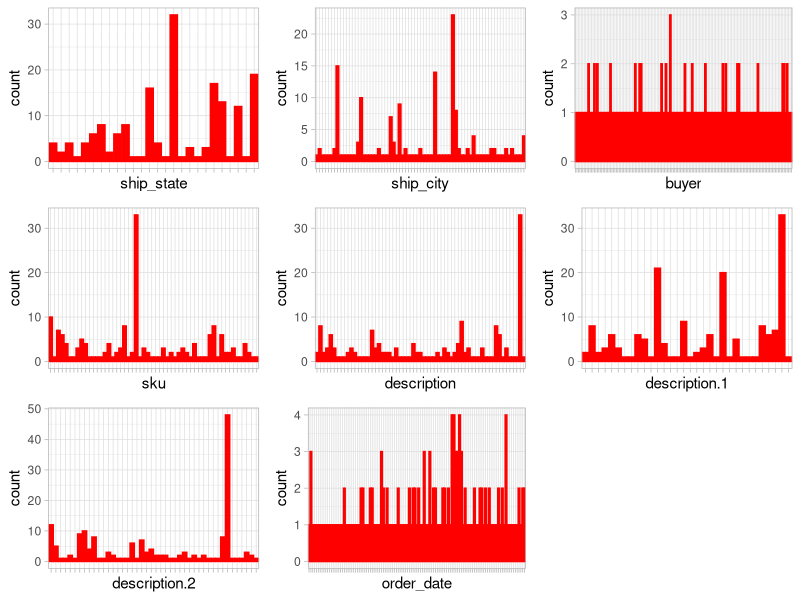
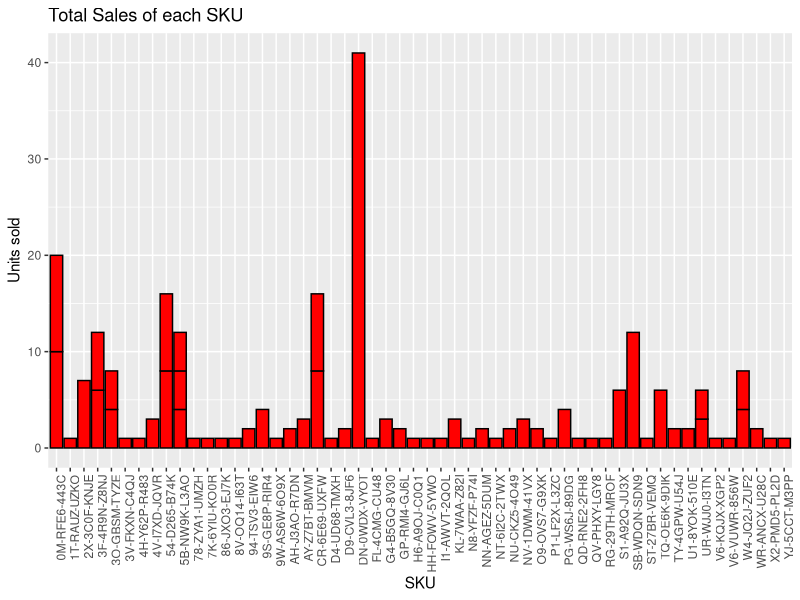
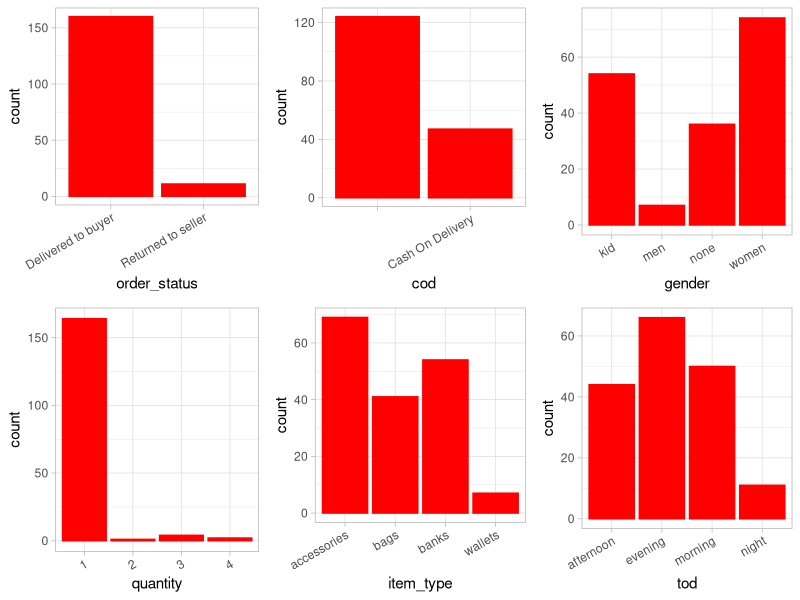
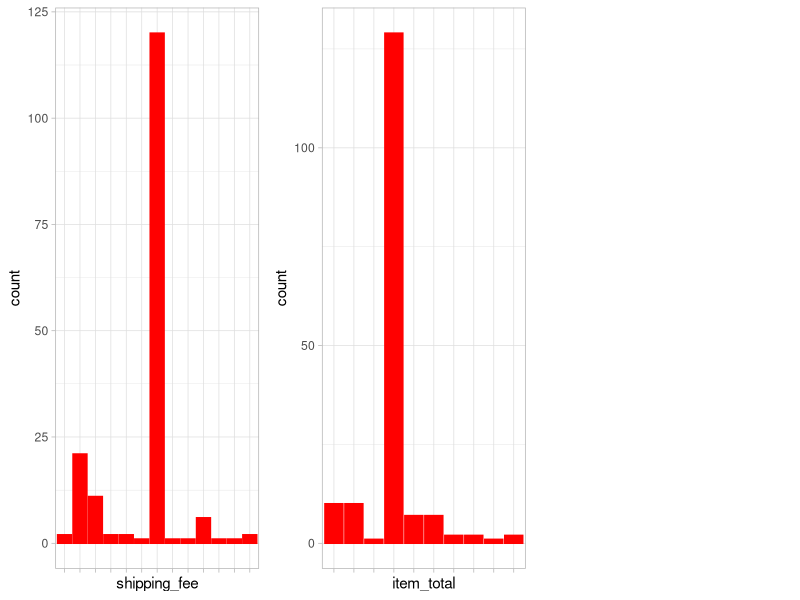
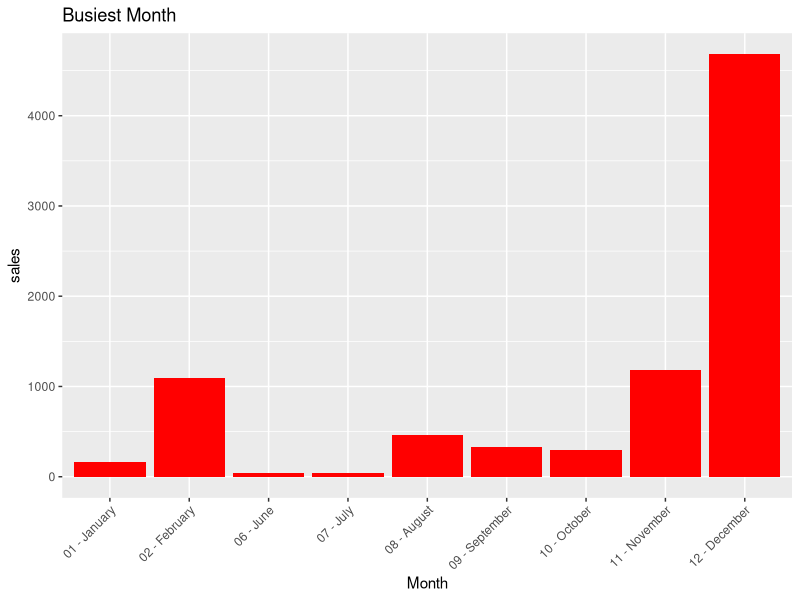
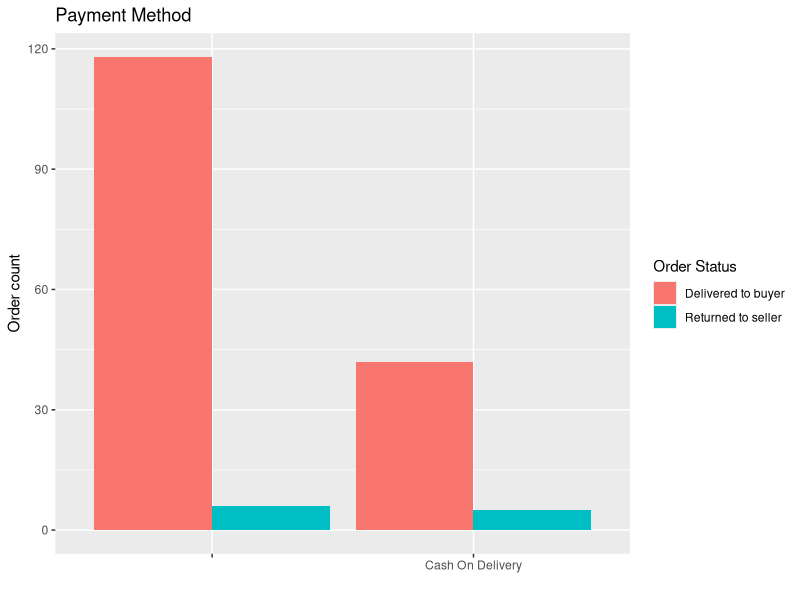
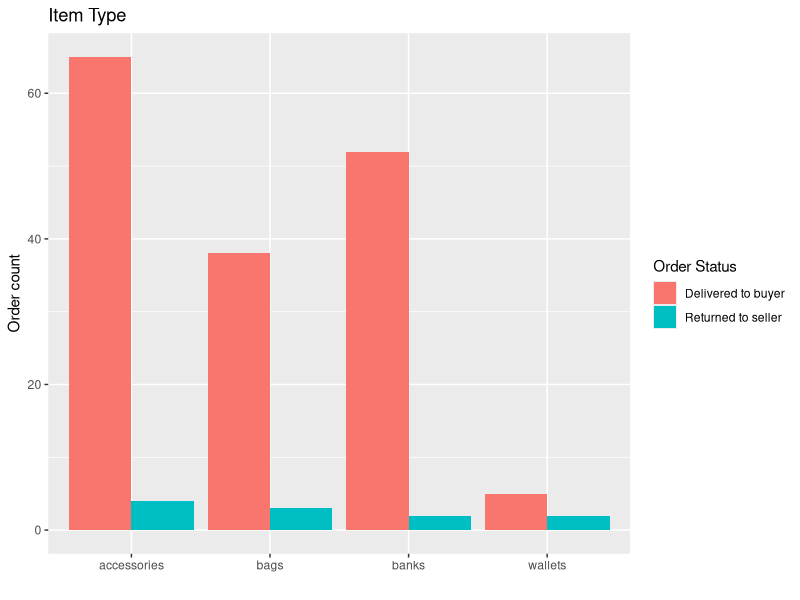
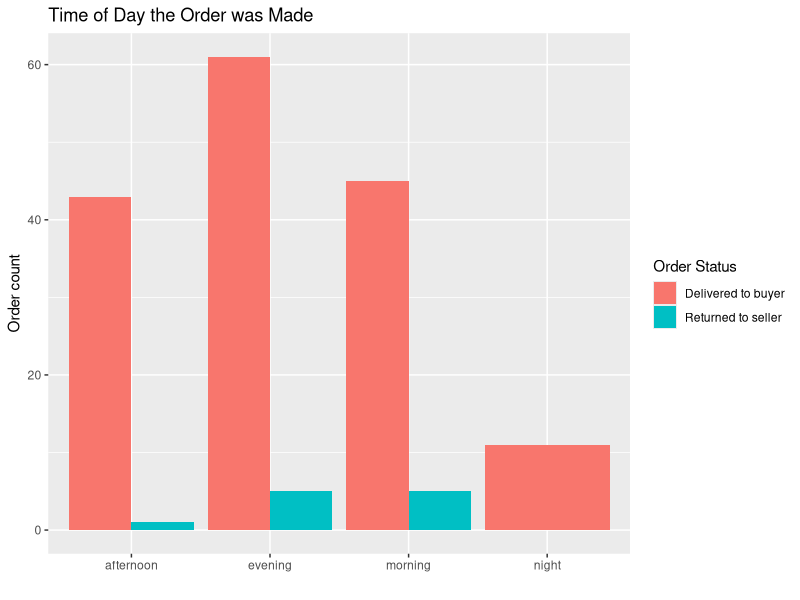

Write R code to recreate these figures, in order. (Note: this script raises an error after producing the figures.)
## ---- chunk 1


load.libraries <- c('tidyverse', 'gridExtra', 'dplyr', 'lubridate', 'ggplot2', 'stringr', 'randomForest', 'fastDummies', 'janitor', 'caret', 'AUC', 'plotrix')
install.lib <- load.libraries[!load.libraries %in% installed.packages()]
for(libs in install.lib) install.packages(libs, dependences = TRUE)
sapply(load.libraries, require, character = TRUE)

## ---- chunk 2

orders_data <- read.csv(file = "orders_data.csv") 

## ---- chunk 3

Id <- unique(orders_data$buyer)

names(Id) <- c(1:length(Id))

Id_Conversion <- data.frame(buyer = Id, Person = names(Id))

orders_data <- merge(orders_data, Id_Conversion, by = "buyer") %>%
  subset(select = -buyer) %>%
  mutate("buyer" = as.character(Person)) %>%
  subset(select = -Person) 

## ---- chunk 4
dim(orders_data)



length(unique(orders_data$order_no))
## ---- chunk 5
colnames(orders_data)

#view a selection of the data
str(orders_data[1,c("sku", "ship_city", "item_total", "order_date", "description")])
## ---- chunk 6

#tidying all variables, and splitting order_date variable

orders_data <- orders_data %>% 
   mutate(ship_city = substr(ship_city, 1, nchar(ship_city)-1)) %>%
   mutate(shipping_fee   = as.double(gsub(",", "",(substr(shipping_fee, 4, nchar(shipping_fee)))))) %>% 
   mutate(item_total =   as.double(gsub(",", "",(substr(item_total, 4, nchar(item_total)))))) %>% 
   mutate(sku = substr(sku, 7,   nchar(sku))) %>% 
   mutate(day = substr(order_date, 1, 3)) %>%  
   mutate(order_time = substr(order_date, 19, nchar(order_date)-3)) %>%
   mutate(order_hour = hour(mdy_hm(paste("11/11/99", order_time, sep =" ")))) %>% 
   mutate(order_minute = minute(mdy_hm(paste("11/11/99", order_time, sep =" ")))) %>% 
   mutate(timezone = substr(order_date, nchar(order_date)-3, nchar(order_date))) %>% 
   mutate(order_date1 = substr(order_date, 6, 18)) %>% 
   mutate(order_date = dmy(substr(order_date, 6, 18))) %>% 
   mutate(ship_city = tolower(trimws(ship_city, which = "both"))) %>%
   mutate(ship_state = tolower(trimws(ship_state, which = "both"))) %>%
   mutate(description = tolower(trimws(description, which = "both"))) %>% 
   mutate(quantity = as.double((quantity)))



orders_data[is.na(orders_data$order_date), 'order_date'] <- 
  dmy(paste(substring(orders_data[is.na(orders_data$order_date), 'order_date1'], 1, 6), substring(orders_data[is.na(orders_data$order_date), 'order_date1'], 10, 13), sep=" "))

orders_data <- orders_data %>%
  subset(select = -c(order_date1, day, order_time))





#correcting one-off cities and states

orders_data[orders_data$ship_city == as.character("mumbai 400 026"), c("ship_city")] <- as.character("mumbai")

orders_data[orders_data$ship_city == as.character("navi mumbai"), c("ship_city")] <- as.character("mumbai")

orders_data[orders_data$ship_city == as.character("thane district"), c("ship_city")] <- as.character("thane")

orders_data[orders_data$ship_city == as.character("kodambakkam, chennai"), c("ship_city")] <- as.character("chennai")

orders_data[orders_data$ship_state == as.character("mohali,"), c("ship_state")] <- as.character("mohali")

orders_data[orders_data$ship_state == as.character("chandigarh,"), c("ship_state")] <- as.character("chandigarh")

#Feature engineering by tracking key words in description

orders_data <- orders_data %>%
  mutate(gender = 
           ifelse(str_detect(orders_data$description, 'women') | str_detect(orders_data$description, 'woman'), as.character('women'),
                  ifelse(str_detect(orders_data$description, ' men') | str_detect(orders_data$description, ' man')| str_detect(orders_data$description, ' gent'), as.character('men'),
                         ifelse(str_detect(orders_data$description, 'kid'), as.character('kid'), as.character('none')))))




#Tracking other key words in descriptions for more feature engineering
#assessories <- lipstick, jewelry box 
#bags <- bag, purse, 
#banks <- bank
#wallet <-wallet


orders_data <- orders_data %>%
  mutate(item_type = 
           ifelse(str_detect(orders_data$description, 'lipstick') | str_detect(orders_data$description, 'jewelry'), as.character('accessories'),
                  ifelse(str_detect(orders_data$description, 'bag') | str_detect(orders_data$description, 'purse'), as.character('bags'),
                         ifelse(str_detect(orders_data$description, 'bank'), as.character('banks'),
                                ifelse(str_detect(orders_data$description, 'wallet'), as.character('wallets'), as.character('none'))))))




#cleaing up one-off descriptions

orders_data$description[28] <- as.character('bright and colorful handmade shantiniketan leather ganesh ji piggy coin bank for kids/adults | home decor handicrafts (black)')

orders_data$description[80] <- as.character('bright and colorful handmade shantiniketan leather ganesh ji piggy coin bank for kids/adults | home decor handicrafts (yellow)')

orders_data$description[105] <- as.character('bright and colorful handmade shantiniketan leather ganesh ji piggy coin bank for kids/adults | home decor handicrafts (blue)')

orders_data$description[124] <-as.character('bright and colorful handmade shantiniketan leather ganesh ji piggy coin bank for kids/adults | home decor handicrafts (green)') 

orders_data$description[143] <-  as.character('bright and colorful handmade shantiniketan leather ganesh ji piggy coin bank for kids/adults | home decor handicrafts (black)')

#splitting description by deliminator into more variables

orders_data <- orders_data %>% 
  mutate(description.1 = 
           trimws(vapply(str_split(description, "\\|"), '[', 1, FUN.VALUE = character(1)), which="both")) %>% 
  mutate(description.2 = 
           trimws(vapply(str_split(description, "\\|"), '[', 2, FUN.VALUE = character(1)), which="both")) %>% 
  mutate(description.3 = 
           trimws(vapply(str_split(description, "\\|"), '[', 3, FUN.VALUE = character(1)), which="both")) %>% 
  mutate(description.4 = trimws(vapply(str_split(description, "\\|"), '[', 4, FUN.VALUE = character(1)), which="both"))

orders_data[, c("description.1", "description.2", "description.3", "description.4")] <- orders_data %>% 
  summarise(description.1 = ifelse(is.na(description.1), as.character("none"), description.1), description.2 = ifelse(is.na(description.2), as.character("none"), description.2), description.3 = ifelse(is.na(description.3), as.character("none"), description.3), description.4 = ifelse(is.na(description.4), as.character("none"), description.4))

#revalue function
my_revalue <- function(x, ...){
  reval <- list(...)

  from <- names(reval)
  to <- unlist(reval)

  out <- eval(parse(text= paste0("{", paste0(paste0("x[x ==", "'", from,"'", "]", "<-", "'", to, "'"), collapse= ";"), ";x", "}")))

  return(out)
}

#feature engineering order months and time of day

orders_data <- orders_data %>%
  mutate(month = as.integer(month(order_date)))


#order month
orders_data$month <- my_revalue(orders_data$month, "1"= "01 - January", "2"="02 - February", "3"="03 - March", "4"="04 - April", "5"="05 - May", "6"="06 - June", "7"="07 - July", "8"="08 - August", "9"="09 - September", "10"="10 - October", "11"="11 - November", "12"="12 - December")


#order time of day
orders_data <- orders_data %>% 
  mutate(tod = ifelse(order_hour < 6, as.character('night'), ifelse(order_hour< 12, as.character('morning'), ifelse(order_hour < 18, as.character('afternoon'), as.character('evening') ))))


## ---- chunk 7

colnames(orders_data)

str(orders_data[1, c("sku", "ship_city", "item_total", "order_date", "description.1", "gender", "item_type")])
## ---- chunk 8

na.cols <- which(colSums(is.na(orders_data)) > 0)


#see the missing data count
orders_data[na.cols] %>% 
  is.na() %>% 
  colSums() %>%
  sort(decreasing = TRUE)

## ---- chunk 9

#getmode function to find modes
getmode <- function(v) {
  uniqv <- unique(v)
  uniqv[which.max(tabulate(match(v, uniqv)))]
}

#function to locate the nulls
getNa <- function(data_in, i) {
  data <- which(is.na(data_in[[i]]))
  return (data)
}

## ---- chunk 10

#completing null item_total values with most common item_total values
#from obersavtions that share the same SKU value

item_total.na <-getNa(orders_data, "item_total")

orders_data[item_total.na, c("sku", "item_total")] <- orders_data %>%   group_by(sku) %>% 
  mutate(item_mode = getmode(item_total)) %>% 
  ungroup() %>% 
  summarise(sku[item_total.na], item_total = item_mode[item_total.na])

paste("There are", length(which(is.na(orders_data$item_total))), "null entries in item_total", sep=" ")



#completing null item_total values with most common item_total values
#from obersavtions that share the same description.1 value

item_total.na <-getNa(orders_data, "item_total")

orders_data[item_total.na, c("description.1", "item_total")] <- orders_data %>% 
  group_by(description.1) %>% 
  mutate(item_mode = getmode(item_total)) %>% 
  ungroup() %>% 
  summarise(description.1[item_total.na], item_total = item_mode[item_total.na])

paste("There are", length(which(is.na(orders_data$item_total))), "null entries in item_total", sep=" ")



#completing null item_total values with most common item_total value

item_total.na <-getNa(orders_data, "item_total")

orders_data[item_total.na, c("item_total")] <- orders_data %>% 
  summarise(item_total = getmode(item_total))


paste("There are", length(which(is.na(orders_data$item_total))), "null entries in item_total", sep=" ")

## ---- chunk 11



paste("There are", length(which(is.na(orders_data$shipping_fee))), "null entries in shipping_fee", sep=" ")



#replace NA shipping fee with most common shipping fees when sharing 
# other similar skus and cities variables

shipping_fee.na <- getNa(orders_data, "shipping_fee")

orders_data[shipping_fee.na, c("sku", "shipping_fee", "ship_city")] <- orders_data %>% 
  group_by(sku, ship_city) %>% 
  mutate(item_mode = getmode(shipping_fee)) %>% 
  ungroup() %>% 
  summarise(sku[shipping_fee.na], shipping_fee = item_mode[shipping_fee.na], ship_city = ship_city[shipping_fee.na])

paste("There are", length(which(is.na(orders_data$shipping_fee))), "null entries in shipping_fee", sep=" ")

#replace NA shipping fee with most common shipping fees when sharing 
# other similar skus and ship_states variables

shipping_fee.na <- getNa(orders_data, "shipping_fee")

orders_data[shipping_fee.na, c("sku", "shipping_fee", "ship_state")] <- orders_data %>% 
  group_by(sku, ship_state ) %>% 
  mutate(item_mode = getmode(shipping_fee)) %>% 
  ungroup() %>% 
  summarise(sku[shipping_fee.na], shipping_fee = item_mode[shipping_fee.na], ship_state = ship_state[shipping_fee.na])

paste("There are", length(which(is.na(orders_data$shipping_fee))), "null entries in shipping_fee", sep=" ")


#replace NA shipping fee with most common shipping fees when sharing 
# other matching skus

shipping_fee.na <- getNa(orders_data, "shipping_fee")

orders_data[shipping_fee.na, c("sku", "shipping_fee")] <- orders_data %>% 
  group_by(sku) %>% 
  mutate(item_mode = getmode(shipping_fee)) %>% 
  ungroup() %>% 
  summarise(sku[shipping_fee.na], shipping_fee = item_mode[shipping_fee.na])


paste("There are", length(which(is.na(orders_data$shipping_fee))), "null entries in shipping_fee", sep=" ")



#replace NA shipping fee with most common shipping fees when sharing 
# other matching ship_city variable


shipping_fee.na <- getNa(orders_data, "shipping_fee")

orders_data[shipping_fee.na, c("ship_city", "shipping_fee")] <- orders_data %>% 
  group_by(ship_city) %>% 
  mutate(item_mode = getmode(shipping_fee)) %>% 
  ungroup() %>% 
  summarise(ship_city[shipping_fee.na], shipping_fee = item_mode[shipping_fee.na])


paste("There are", length(which(is.na(orders_data$shipping_fee))), "null entries in shipping_fee", sep=" ")


#replace NA shipping fee with most common shipping fees when sharing 
# other matching ship_state variables

shipping_fee.na <- getNa(orders_data, "shipping_fee")

orders_data[shipping_fee.na, c("ship_state", "shipping_fee")] <- orders_data %>% 
  group_by(ship_state) %>% 
  mutate(item_mode = getmode(shipping_fee)) %>% 
  ungroup() %>% 
  summarise(ship_state[shipping_fee.na], shipping_fee = item_mode[shipping_fee.na])

paste("There are", length(which(is.na(orders_data$shipping_fee))), "null entries in shipping_fee", sep=" ")

## ---- chunk 12

orders_data$cod[is.na(orders_data$cod)] <- 'Cash in advance'

na.cols <- which(colSums(is.na(orders_data)) > 0)

paste("There are", length(na.cols), "columns with null data")

## ---- chunk 13
 
plotHist <- function(data_in, i) {
  data <- data.frame(x=data_in[[i]])
  p <- ggplot(data=data, aes(x=factor(x))) + stat_count(color="red", fill="red") + xlab(colnames(data_in[i])) + theme_light() + 
      theme(axis.text.x = element_text(angle = 30, hjust =1))
  return (p)
}

plotHist.nolabs <- function(data_in, i) {
  data <- data.frame(x=data_in[[i]])
  p <- ggplot(data=data, aes(x=factor(x))) + stat_count(color="red", fill="red") + xlab(colnames(data_in[i])) + theme_light() + 
      theme(axis.text.x = element_blank())
  return (p)
}

plotHist.ninety <- function(data_in, i) {
  data <- data.frame(x=data_in[[i]])
  p <- ggplot(data=data, aes(x=factor(x))) + stat_count(color="red",  fill="red") + xlab(colnames(data_in[i])) + theme_light() + 
      theme(axis.text.x = element_text(angle = 90, hjust =1))
  return (p)
}
doPlots <- function(data_in, fun, ii, ncol=3) {
  pp <- list()
  for (i in ii) {
    p <- fun(data_in=data_in, i=i)
    pp <- c(pp, list(p))
  }
  do.call("grid.arrange", c(pp, ncol=ncol))
}


## ---- chunk 14
doPlots(orders_data, plotHist.nolabs, c("ship_state", "ship_city", "buyer", "sku", "description", "description.1", "description.2", "order_date"))
## ---- chunk 15
orders_data[c("sku", "description.1", "description.2", "order_no", "quantity")] %>% 
  group_by(sku) %>% 
  summarise(x = sum(quantity), descr = unique(description.1)) %>% 
  arrange(-x) %>% 
  ggplot(aes(x=sku,y=x)) + geom_bar(stat="identity", color="black", fill="red")  +
  labs(title="Total Sales of each SKU",x="SKU", y = "Units sold") +
  theme(axis.text.x = element_text(angle = 90, hjust =1))
## ---- chunk 16

product <- orders_data[c("sku", "description.1", "description.2", "order_no", "quantity")] %>% 
  group_by(sku) %>% 
  mutate(x = sum(quantity)) %>% 
  ungroup() %>%
  filter(x == max(x)) %>% 
  group_by(sku) %>% 
  summarise(description.1 = unique(description.1), description.2 = unique(description.2), x = unique(x))

paste("With a total sold of ", product["x"], ", the most popular product, by far, is SKU:  ", product["sku"], "  Description: ", toupper(product["description.1"]), sep = "")


## ---- chunk 17

doPlots(orders_data, plotHist, c("order_status", "cod", "gender", "quantity", "item_type", "tod"))
## ---- chunk 18
doPlots(orders_data, plotHist.nolabs, c("shipping_fee", "item_total"))
## ---- chunk 19
orders_data %>%
  group_by(month) %>%
  summarise(Total_Sales = sum(item_total)) %>%
  ggplot(aes(x=month, y=Total_Sales)) + geom_bar(stat="identity", fill = "red", position=position_dodge()) + scale_fill_discrete(name = "", labels = c("Week", "Weekend")) +
labs(title="Busiest Month",x="Month", y = "sales")+
  theme(axis.text.x = element_text(angle = 45, hjust =1))

## ---- chunk 20
orders_data %>%
  group_by(cod, order_status) %>% 
  summarise(orders = sum(length(unique(order_no)))) %>% 
  ggplot(aes(x=cod, y=orders, fill=order_status)) + geom_bar(stat="identity", position=position_dodge()) + scale_fill_discrete(name = "Order Status", labels = c("Delivered to buyer", "Returned to seller")) +
  labs(title="Payment Method",x="", y = "Order count")+
  theme()


orders_data %>%
  group_by(item_type, order_status) %>% 
  summarise(orders = sum(length(unique(order_no)))) %>% 
  ggplot(aes(x=item_type, y=orders, fill=order_status)) + geom_bar(stat="identity", position=position_dodge()) + scale_fill_discrete(name = "Order Status", labels = c("Delivered to buyer", "Returned to seller")) +
  labs(title="Item Type",x="", y = "Order count")+
  theme()


orders_data %>%
  group_by(tod, order_status) %>% 
  summarise(orders = sum(length(unique(order_no)))) %>% 
  ggplot(aes(x=tod, y=orders, fill=order_status)) + geom_bar(stat="identity", position=position_dodge()) + scale_fill_discrete(name = "Order Status", labels = c("Delivered to buyer", "Returned to seller")) +
  labs(title="Time of Day the Order was Made",x="", y = "Order count")+
  theme()


orders_data %>%
  group_by(month, order_status) %>% 
  summarise(orders = sum(length(unique(order_no)))) %>% 
  ggplot(aes(x=month, y=orders, fill=order_status)) + geom_bar(stat="identity", position=position_dodge()) + scale_fill_discrete(name = "Order Status", labels = c("Delivered to buyer", "Returned to seller")) +
  labs(title="Months and Order Status",x="", y = "Order count")+
  theme(axis.text.x = element_text(angle = 45, hjust =1))




#showing number of canceled orders in different item total buckets


orders_data %>%
  mutate(price = ifelse(orders_data$item_total<300, as.character('0-300'),
                        ifelse( orders_data$item_total<400, as.character('300-400'), 
                                ifelse(orders_data$item_total<500, as.character('400-500'), as.character("above500"))))) %>% 
  group_by(price, order_status) %>% 
  summarise(order_total = sum(length(order_no))) %>% 
  ggplot(aes(x=price, y=order_total, fill=order_status)) + geom_histogram(stat="identity", position=position_dodge()) + scale_fill_discrete(name = "Order Status", labels = c("Delivered to buyer", "Returned to seller")) +
  labs(title="Order Total Price",x="", y = "Order count", caption = "x in INR")+
  theme()

## ---- chunk 21

chisq.test(table(orders_data$item_type, orders_data$gender))


chisq.test(table(orders_data$ship_state, orders_data$ship_city))
## ---- chunk 22

classes <- unique(orders_data$order_status)

paste("There are", sum(length(orders_data$order_status)), "total observations. There are only", sum(length(orders_data$order_status[orders_data$order_status != as.character('Delivered to buyer')])), "observations, or", round((sum(length(orders_data$order_status[orders_data$order_status != as.character('Delivered to buyer')])) /  sum(length(orders_data$order_status)) ) * 100, digits = 2), "percent, where the shipments were rejected") 
## ---- chunk 23
df_model <- orders_data[c("order_status", "item_total", "shipping_fee", "ship_city", "item_type", "cod", "month", "tod")]

## ---- chunk 24

#characters to factors
for(i in 1:ncol(df_model)){
  if (is.character(df_model[,i])){
    df_model[,i] <- as.factor(df_model[,i])
  }
}


## ---- chunk 25

# Make dummy variables of two columns:
dataf <- dummy_cols(df_model, select_columns = c("ship_city", "item_type", "cod", "month", "tod"))

dataf <- dataf %>% 
  subset(select = -c(cod, item_type, month, ship_city, tod))

dataf <- clean_names(dataf)

## ---- chunk 26
set.seed(123)
trainIndex <- createDataPartition(dataf$order_status, p = .7,
                                  list = FALSE,
                                  times = 1)
train <- dataf[ trainIndex,]
test <- dataf[-trainIndex,]

#up sampling data
trainup<-upSample(x=train[,-ncol(train)],
                  y=train$order_status)

testup<-upSample(x=test[,-ncol(test)],
                 y=test$order_status)




trainup <- trainup %>% 
  subset(select = -c(Class))

testup <- testup %>% 
  subset(select = -c(Class))
## ---- chunk 27

set.seed(123)
output.forest <- randomForest(order_status~., data = trainup)


# View the forest results.
print(output.forest) 

#make predictions using model
p2 <- predict(output.forest, test)

confusionMatrix(p2, test$order_status)

## ---- chunk 28
#find the best mtry for random forest
mtry <- tuneRF(trainup[-1],trainup$order_status, ntreeTry=500,
               stepFactor=1.5,improve=0.01, trace=TRUE, plot=TRUE)
best.m <- mtry[mtry[, 2] == min(mtry[, 2]), 1]

print(best.m)
## ---- chunk 29
#looking for best node max pt 1
store_maxnode <- list()
tuneGrid <- expand.grid(.mtry = best.m)
for (maxnodes in c(5: 15)) {
  set.seed(123)
  rf_maxnode <- train(order_status~.,
                      data = trainup,
                      method = "rf",
                      metric = "Accuracy",
                      tuneGrid = tuneGrid,
                      importance = TRUE,
                      nodesize = best.m,
                      maxnodes = maxnodes,
                      ntree = 500)
  current_iteration <- toString(maxnodes)
  store_maxnode[[current_iteration]] <- rf_maxnode
}
results_mtry <- resamples(store_maxnode)
summary(results_mtry)

#looking for best node max pt 2
store_maxnode <- list()
tuneGrid <- expand.grid(.mtry = best.m)
for (maxnodes in c(15: 30)) {
  set.seed(123)
  rf_maxnode <- train(order_status~.,
                      data = trainup,
                      method = "rf",
                      metric = "Accuracy",
                      tuneGrid = tuneGrid,
                      importance = TRUE,
                      nodesize = best.m,
                      maxnodes = maxnodes,
                      ntree = 500)
  current_iteration <- toString(maxnodes)
  store_maxnode[[current_iteration]] <- rf_maxnode
}
results_mtry <- resamples(store_maxnode)
summary(results_mtry)

## ---- chunk 30

#looking for best number of trees
store_maxtrees <- list()
for (ntree in c(250, 300, 350, 400, 450, 500, 550, 600, 800, 1000, 2000)) {
  set.seed(123)
  rf_maxtrees <- train(order_status~.,
                       data = trainup,
                       method = "rf",
                       metric = "Accuracy",
                       tuneGrid = tuneGrid,
                       importance = TRUE,
                       nodesize = best.m,
                       maxnodes = 21,
                       ntree = ntree)
  key <- toString(ntree)
  store_maxtrees[[key]] <- rf_maxtrees
}
results_tree <- resamples(store_maxtrees)
summary(results_tree)
## ---- chunk 31
set.seed(123)
output.forest <-randomForest(order_status~.,data=trainup, mtry=best.m , importance = TRUE,  ntree=300, maxnodes = 21)
print(output.forest)


p2 <- predict(output.forest, test)


confusionMatrix(p2, test$order_status)

## ---- chunk 32

varImpPlot(output.forest,
           n.var = 10)
